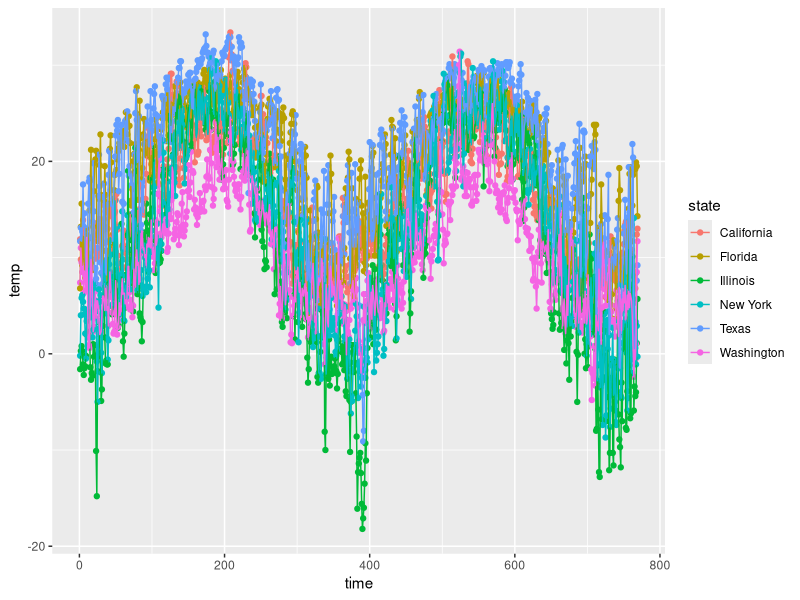
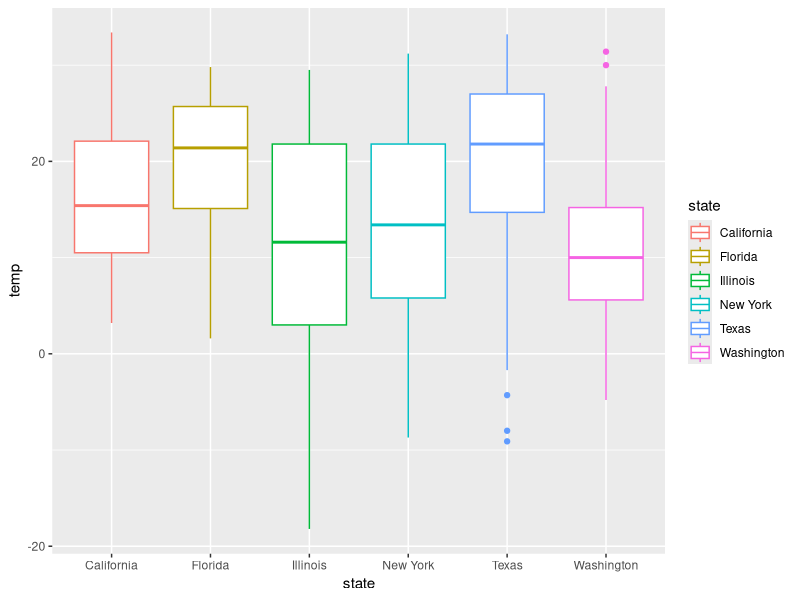
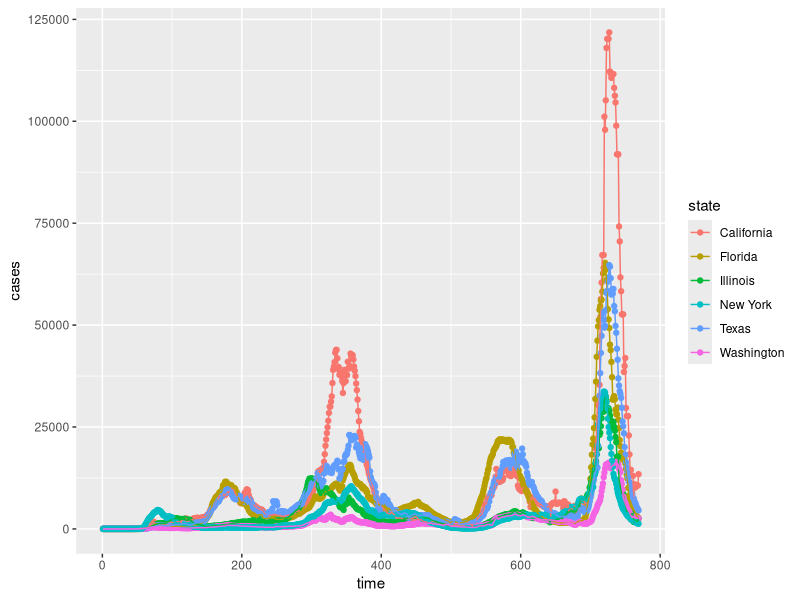
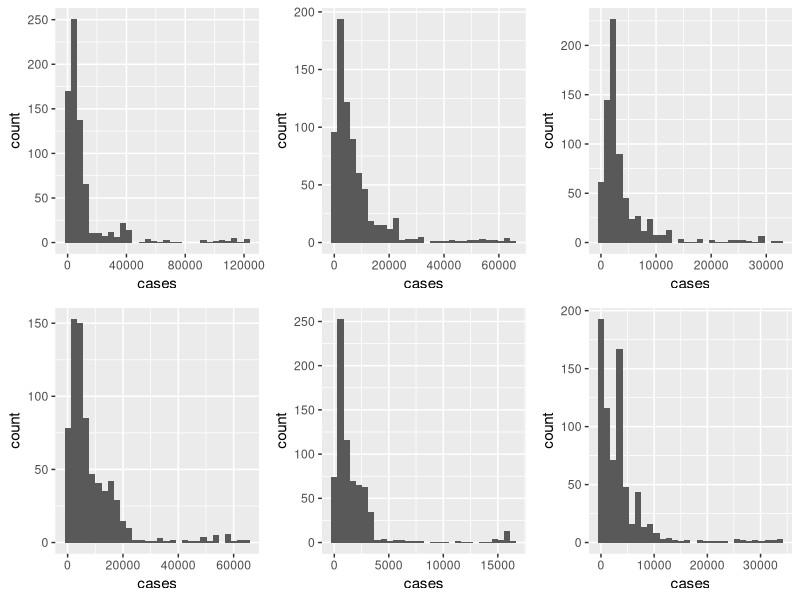
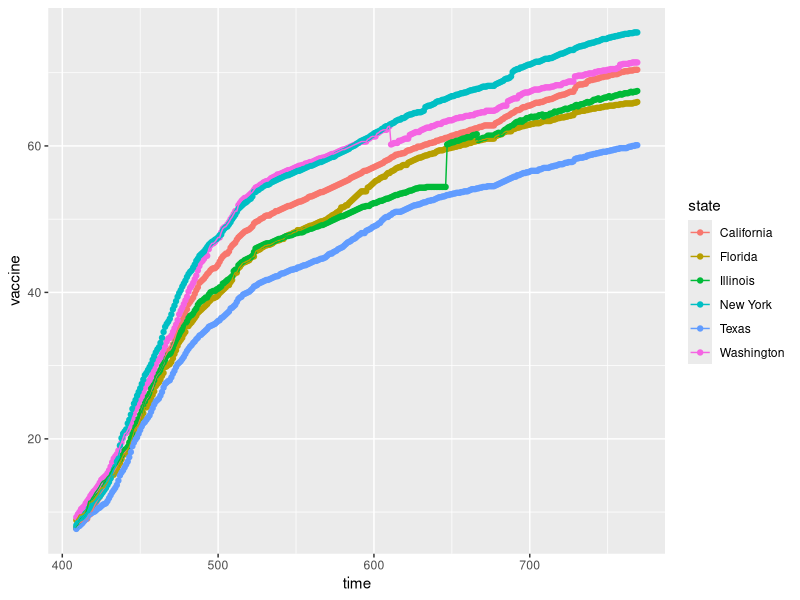
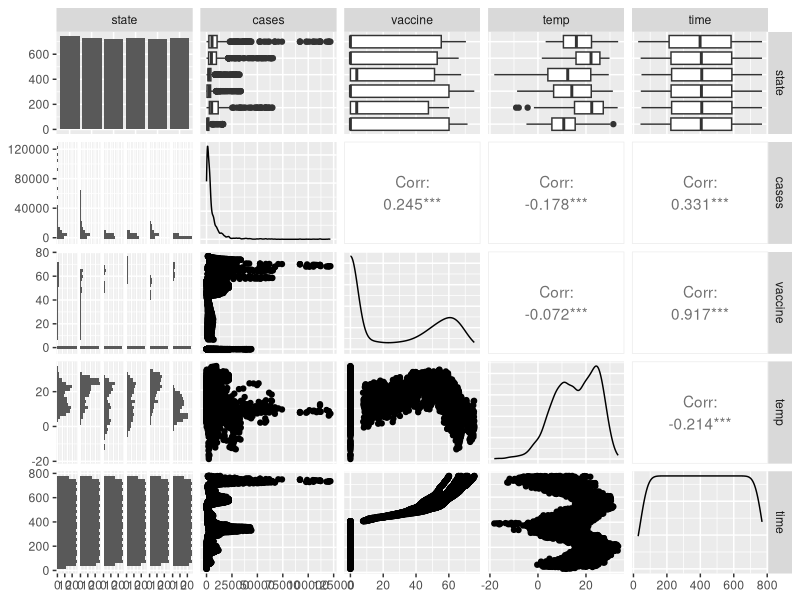
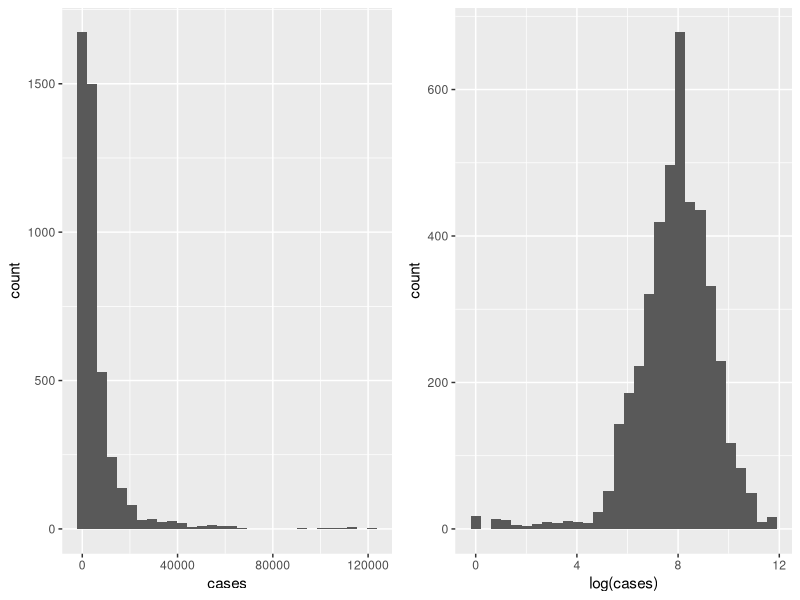
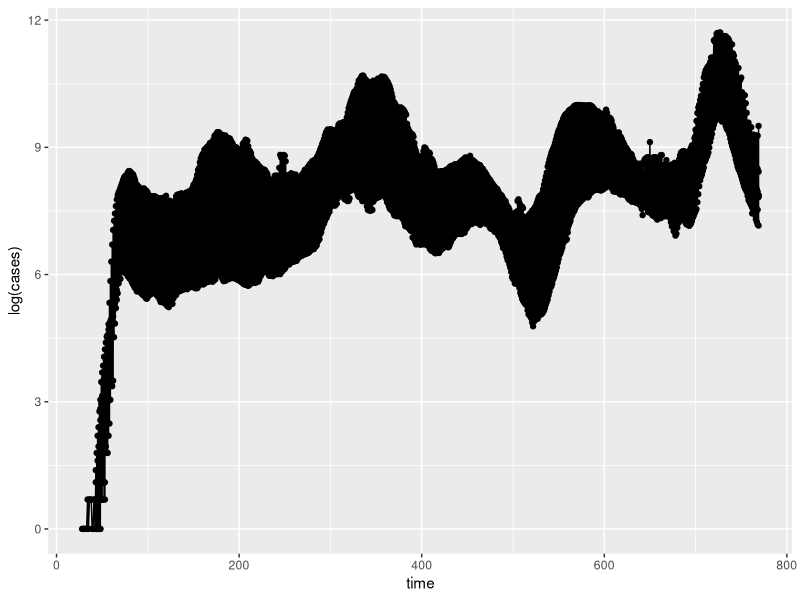

Write the R code that produced these figures, in order.
## ---- chunk 1

data1<-read.csv('proj_data_2.csv',header = T)
attach(data1)
names(data1)<-c('state','date','cases','vaccine','temp','time')
data1$state<-as.factor(data1$state)

data2<-data1[which(data1$cases>0),]
data2<-data2[,c(1,3,4,5,6)]

## ---- chunk 2
library(ggplot2)
ggplot(data1,mapping = aes(x=time,y=temp, color=state))+geom_point()+geom_line()
## ---- chunk 3
ggplot(data1,mapping = aes(x=state,y=temp, color=state))+geom_boxplot()
## ---- chunk 4
library(ggplot2)
ggplot(data1,mapping = aes(x=time,y=cases, color=state))+geom_point()+geom_line()

## ---- chunk 5
library(gridExtra)

p1<-ggplot(data2[which(data2$state=='California'),],mapping = aes(x=cases))+geom_histogram()
p2<-ggplot(data2[which(data2$state=='Florida'),],mapping = aes(x=cases))+geom_histogram()
p3<-ggplot(data2[which(data2$state=='Illinois'),],mapping = aes(x=cases))+geom_histogram()
p4<-ggplot(data2[which(data2$state=='Texas'),],mapping = aes(x=cases))+geom_histogram()
p5<-ggplot(data2[which(data2$state=='Washington'),],mapping = aes(x=cases))+geom_histogram()
p6<-ggplot(data2[which(data2$state=='New York'),],mapping = aes(x=cases))+geom_histogram()
grid.arrange(p1, p2,p3,p4,p5,p6,nrow = 2) 
## ---- chunk 6
data3<-data1[which(data1$vaccine>0),]
ggplot(data3,mapping = aes(x=time,y=vaccine, color=state))+geom_point()+geom_line()
## ---- chunk 7
library(GGally)
ggpairs(data2)
## ---- chunk 8
library(gridExtra)
p1<-ggplot(data2,mapping = aes(x=cases))+geom_histogram()
p2<-ggplot(data2,mapping = aes(x=log(cases)))+geom_histogram()
grid.arrange(p1,p2,nrow=1)
## ---- chunk 9
ggplot(data2,mapping = aes(x=time,y=log(cases)))+geom_point()+geom_line()
## ---- chunk 10
time_wave<-sin(2*pi*(data2$time-55)/122)
p1<-ggplot(data2,mapping = aes(x=time,y=log(cases)))+geom_point()+geom_line()
p2<-ggplot(data2,mapping = aes(x=time,y=time_wave))+geom_point()+geom_line()
grid.arrange(p1,p2,nrow=2)
## ---- chunk 11
fit15<-lm(formula = log(cases) ~ temp + time_wave + 
            state + vaccine + I(time^2) + I(temp^2) + I(vaccine^2) + 
            temp:time_wave , 
          data = data2)
summary(fit15)
## ---- chunk 12
aov<-anova(fit15)
aov
## ---- chunk 13
plot(fit15, which = 1)
## ---- chunk 14
plot(fit15, which = 2)
## ---- chunk 15
boxplot(fit15$residuals)
## ---- chunk 16
# cook's distance
plot(fit15,which = 4)
## ---- chunk 17
sessionInfo()
